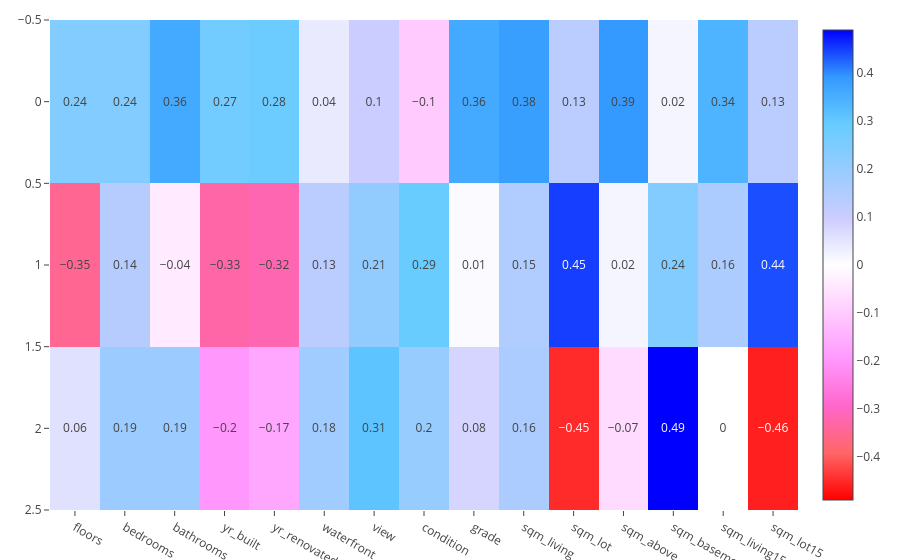

The notebook cell saved with this chart:
### Code cell
px.imshow(pd.DataFrame(np.round(log_pca3.components_, 2), columns=list(kc_log_pca.columns)),
          text_auto=True, color_continuous_scale=px.colors.diverging.Picnic_r,
          color_continuous_midpoint=0)

### Figure 1 — Plotly figure (JSON) as saved in the notebook; plotly's stock layout.template omitted (floating-point values rounded to 4 significant figures)
{"data": [{"coloraxis": "coloraxis", "hovertemplate": "x: %{x}<br>y: %{y}<br>color: %{z}<extra></extra>", "name": "0", "texttemplate": "%{z}", "type": "heatmap", "x": ["floors", "bedrooms", "bathrooms", "yr_built", "yr_renovated", "waterfront", "view", "condition", "grade", "sqm_living", "sqm_lot", "sqm_above", "sqm_basement", "sqm_living15", "sqm_lot15"], "xaxis": "x", "y": [0, 1, 2], "yaxis": "y", "z": [[0.24, 0.24, 0.36, 0.27, 0.28, 0.04, 0.1, -0.1, 0.36, 0.38, 0.13, 0.39, 0.02, 0.34, 0.13], [-0.35, 0.14, -0.04, -0.33, -0.32, 0.13, 0.21, 0.29, 0.01, 0.15, 0.45, 0.02, 0.24, 0.16, 0.44], [0.06, 0.19, 0.19, -0.2, -0.17, 0.18, 0.31, 0.2, 0.08, 0.16, -0.45, -0.07, 0.49, -0.0, -0.46]]}], "layout": {"coloraxis": {"cmid": 0, "colorscale": [[0, "rgb(255,0,0)"], [0.1, "rgb(255,102,102)"], [0.2, "rgb(255,102,204)"], [0.3, "rgb(255,153,255)"], [0.4, "rgb(255,204,255)"], [0.5, "rgb(255,255,255)"], [0.6, "rgb(204,204,255)"], [0.7, "rgb(153,204,255)"], [0.8, "rgb(102,204,255)"], [0.9, "rgb(51,153,255)"], [1, "rgb(0,0,255)"]]}, "xaxis": {"anchor": "y", "constrain": "domain", "domain": [0, 1], "scaleanchor": "y"}, "yaxis": {"anchor": "x", "autorange": "reversed", "constrain": "domain", "domain": [0, 1]}}}
